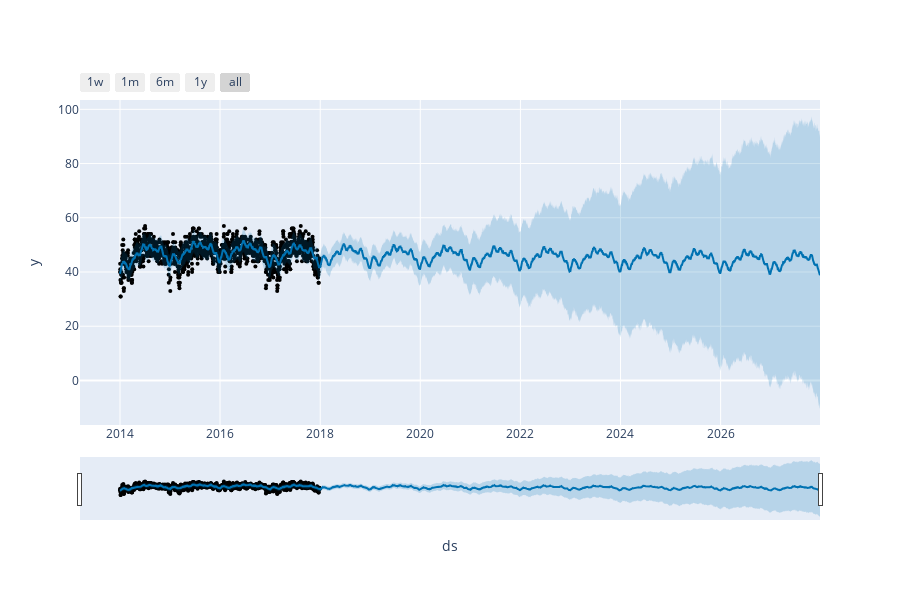

The notebook cell saved with this chart:
### Code cell
#USING BUILT-IN FB PROPHET VISUALIZATION 
plot_plotly(m ,forecast)

### Figure 1 — Plotly figure (JSON) as saved in the notebook; plotly's stock layout.template omitted (floating-point values rounded to 4 significant figures; data arrays with more than 128 entries replaced by an {"elided": "..."} marker saying what was removed)
{"data": [{"marker": {"color": "black", "size": 4}, "mode": "markers", "name": "Actual", "type": "scatter", "x": {"elided": "1456 str values"}, "y": {"elided": "1456 int values"}}, {"hoverinfo": "skip", "line": {"width": 0}, "mode": "lines", "type": "scatter", "x": {"elided": "5106 str values"}, "y": {"elided": "5106 float values"}}, {"fill": "tonexty", "fillcolor": "rgba(0, 114, 178, 0.2)", "line": {"color": "#0072B2", "width": 2}, "mode": "lines", "name": "Predicted", "type": "scatter", "x": {"elided": "5106 str values"}, "y": {"elided": "5106 float values"}}, {"fill": "tonexty", "fillcolor": "rgba(0, 114, 178, 0.2)", "hoverinfo": "skip", "line": {"width": 0}, "mode": "lines", "type": "scatter", "x": {"elided": "5106 str values"}, "y": {"elided": "5106 float values"}}], "layout": {"height": 600, "showlegend": false, "width": 900, "xaxis": {"autorange": true, "range": ["2013-03-15 02:44:34.2857", "2027-12-27"], "rangeselector": {"buttons": [{"count": 7, "label": "1w", "step": "day", "stepmode": "backward"}, {"count": 1, "label": "1m", "step": "month", "stepmode": "backward"}, {"count": 6, "label": "6m", "step": "month", "stepmode": "backward"}, {"count": 1, "label": "1y", "step": "year", "stepmode": "backward"}, {"step": "all"}]}, "rangeslider": {"autorange": true, "range": ["2013-03-15 02:44:34.2857", "2027-12-27"], "visible": true, "yaxis": {"_template": null, "rangemode": "match"}}, "title": {"text": "ds"}, "type": "date"}, "yaxis": {"autorange": true, "range": [-16.44, 103.4], "title": {"text": "y"}, "type": "linear"}}}
